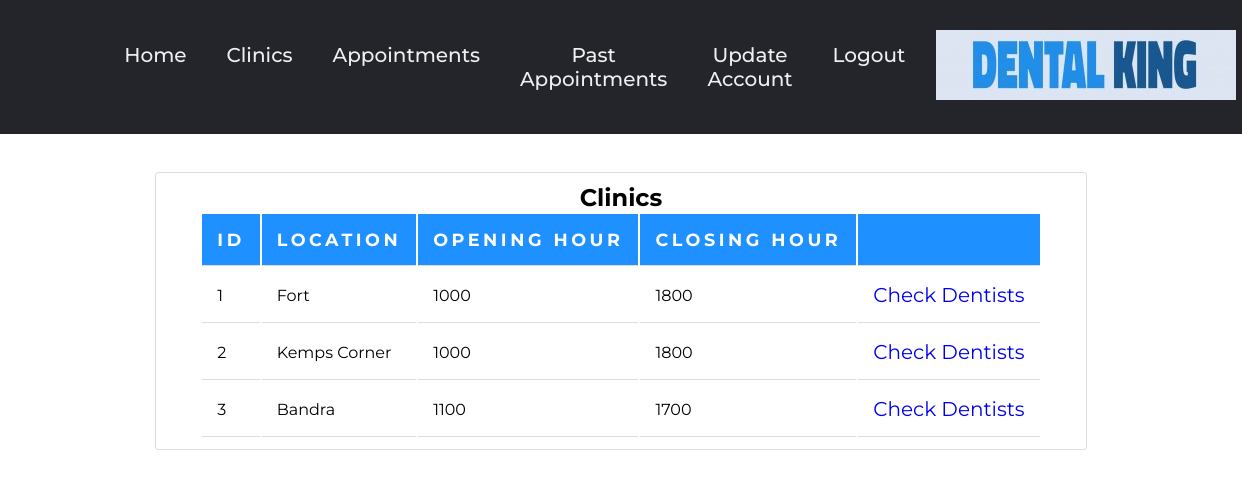
The app's page /clinics.php (signed in), older data.
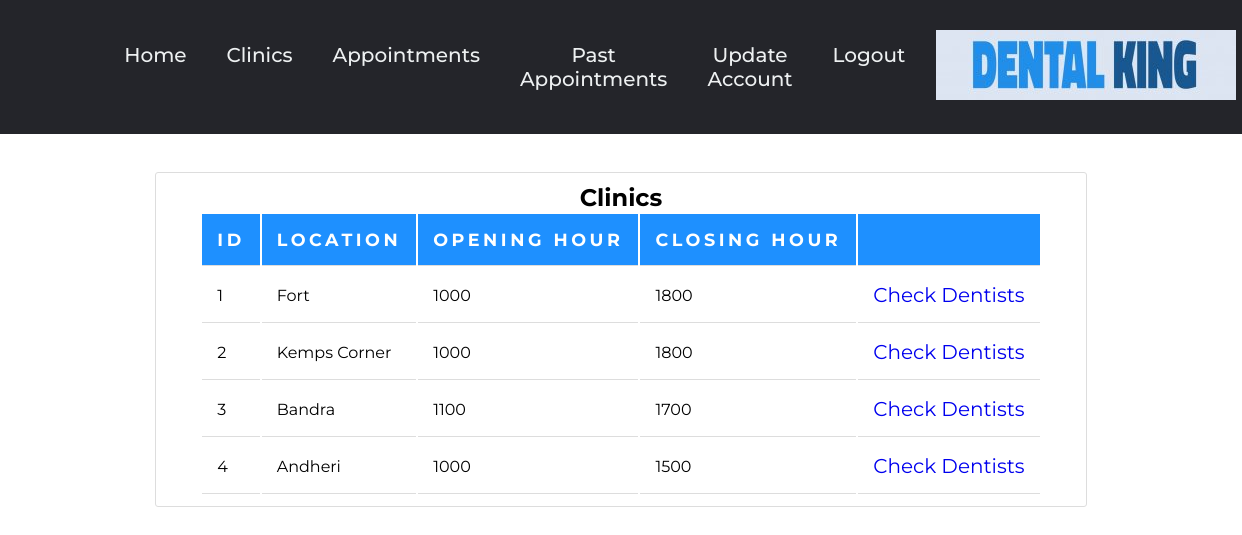
The same page, newer data.
### tables this page shows
CREATE TABLE `clinic` (
  `clinic_id` int(10) NOT NULL,
  `location` varchar(32) NOT NULL,
  `open_hr` varchar(4) NOT NULL DEFAULT '1000',
  `close_hr` varchar(4) NOT NULL DEFAULT '1800'
);

### clinics.php (the view, shortened to what this page needs)
<?php
$db=mysqli_connect('localhost','root','','dcms') or die("could not connect to database");
?>
<!DOCTYPE HTML>
<html>
    <head><title>Clinics</title>
    <link rel="stylesheet" href="styles.css">
    <link href="style10.css"type="text/css"rel="stylesheet"/>
</head>
<body>
  <center>
  <?php require_once("header.php");?>
    <div class="content-section" style="width:75%">
        <h2>Clinics</h2>
        <?php
        $query = "SELECT * FROM clinic";
        $res = mysqli_query($db, $query);
        if(mysqli_num_rows($res) > 0)
        {
            echo "<table><tr><th>ID</th><th>Location</th><th>Opening Hour</th><th>Closing Hour</th><th></th></tr>";
            while($row = mysqli_fetch_assoc($res))
            {
                $id = $row['clinic_id'];
                $link = "dentists.php?location=".$id."";
                $cl ="spllink";
                echo "<tr><td>".$id."</td><td>".$row['location']."</td><td>".$row['open_hr']."</td><td>".$row['close_hr']."</td><td><a class='nav__links' href='".$link."' class='".$cl."'>Check Dentists</a></td></tr>";
            }
        }
        else
        echo "<h3>No clinics available</h3>";
        ?>
        </table>
    </div>
    </center>
</body>
</html>

Row changes from the older to the newer data that the page shows:
added clinic: clinic_id "4", location "Andheri", open_hr "1000", close_hr "1500"
